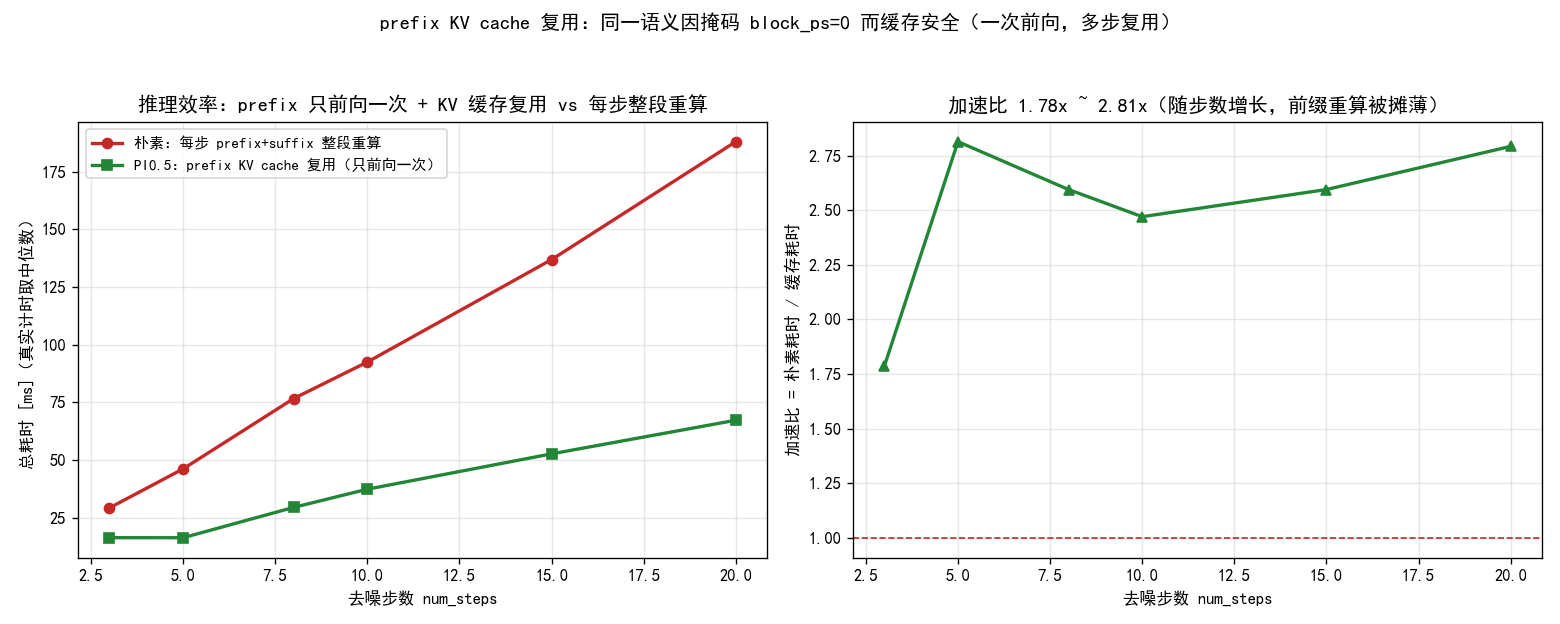

Recreate this plot in Python.
# -*- coding: utf-8 -*-
"""PI0.5 可视化：prefix KV cache 复用 vs 每步重算 —— 推理耗时对照。

【展示特色】prefix KV cache 是 π0.5 推理实时性的关键工程点：同一份 prefix 语义
             在去噪各步完全不变，因此可以「只前向一次、逐层缓存 K/V、之后每步
             复用」，从而省掉 (num_steps-1) 次 prefix 前向计算。
【展示思路】用「有缓存 vs 朴素每步重算」两种推理策略做 before/after 对照：
             相同模型、相同输入、相同去噪步数，只差 prefix 是否被缓存。
【如何展示】真实跑小型可 CPU 运行的 Pi05FaithfulPolicyModel，对去噪步数
             num_steps∈{3,5,8,10,15,20} 各重复计时取中位数，画两条
             耗时曲线 + 加速比曲线（真实计时，非手工拟合）。

生成一张图 plot_kvcache.png（两个子图）：
   1. 左：耗时 vs 去噪步数 —— 朴素（每步 prefix+suffix 整段重算）vs PI0.5
      （prefix 只前向一次 + KV 缓存复用，之后每步只对 suffix 增量前向）。
   2. 右：加速比 = 朴素耗时 / 缓存耗时 —— 随步数增长，前缀重算被摊薄。

数据来源：真实跑本项目的 Pi05FaithfulPolicyModel 前向（torch.no_grad + 计时）。
"""
from __future__ import annotations

import time

import matplotlib
matplotlib.use("Agg")
import matplotlib.pyplot as plt
import numpy as np
import torch

from _shared import OUT, setup_fonts, build_model, make_config, C_STD, C_NEW  # noqa: E402
from models.vla.core.diffusion import flow_matching_scheduler  # noqa: E402

setup_fonts()


def _bench(steps: int, num_reps: int = 5) -> tuple:
    """对给定去噪步数，返回 (t_cache_ms, t_naive_ms) 中位数（真实计时）。"""
    torch.manual_seed(0)
    model = build_model()
    cfg = make_config()
    img = torch.randn(1, 3, cfg.image_size, cfg.image_size)
    txt = torch.randint(0, cfg.vocab_size, (1, 6))

    x_t0 = torch.randn(1, cfg.action_horizon, cfg.action_dim)
    timesteps, dt = flow_matching_scheduler(steps)

    times_c, times_n = [], []
    with torch.no_grad():
        pd = model.encode_prefix(img, txt, None)
        ptok, pmask = pd["prefix_tokens"], pd["prefix_mask"]
        pl = ptok.shape[1]
        slen = cfg.action_horizon
        suffix_mask = torch.ones(1, slen, dtype=torch.bool)
        # suffix-only 掩码（B, slen, slen），缓存 prefix 自动全可见
        smask = suffix_mask.unsqueeze(2) & suffix_mask.unsqueeze(1)

        for _ in range(num_reps):
            # A：复用 prefix KV cache —— 第 0 步的 1 次 prefix 前向也计入耗时
            #     （对应文档"绿线第 0 步应有向上跳变"，公式 t_cache = T_p + N*T_s）
            t0 = time.perf_counter()
            kv = model.transformer.prefix_forward(ptok)
            x_t = x_t0.clone()
            for t in timesteps:
                ts = torch.full((1,), float(t))
                sd = model.embed_suffix(x_t, ts)
                _, sout, _ = model.transformer(
                    None, sd["suffix_tokens"], sd["timestep_cond"], smask, kv_cache=kv)
                v_t = model.action_out_proj(sout)
                x_t = x_t + dt * v_t
            times_c.append(time.perf_counter() - t0)

            # B：朴素 —— 每步重新拼接 prefix+suffix 整段重算
            t0 = time.perf_counter()
            x_t = x_t0.clone()
            for t in timesteps:
                ts = torch.full((1,), float(t))
                sd = model.embed_suffix(x_t, ts)
                stok = sd["suffix_tokens"]
                from models.vla.pi05_faithful.modules.dual_expert_attention import make_attn_mask
                mask = make_attn_mask(pmask, suffix_mask, pl, slen)
                pout, sout, _ = model.transformer(ptok, stok, sd["timestep_cond"], mask)
                v_t = model.action_out_proj(sout)
                x_t = x_t + dt * v_t
            times_n.append(time.perf_counter() - t0)

    return (np.median(times_c) * 1e3, np.median(times_n) * 1e3)


def main() -> None:
    step_list = [3, 5, 8, 10, 15, 20]
    tc, tn = [], []
    for s in step_list:
        a, b = _bench(s)
        tc.append(a); tn.append(b)
        print(f"  steps={s:2d}: cache={a:7.2f}ms  naive={b:7.2f}ms  speedup={b / a:.2f}x")

    fig, axes = plt.subplots(1, 2, figsize=(13, 5.2))
    ax = axes[0]
    ax.plot(step_list, tn, "o-", color=C_STD, lw=2, label="朴素：每步 prefix+suffix 整段重算")
    ax.plot(step_list, tc, "s-", color=C_NEW, lw=2, label="PI0.5：prefix KV cache 复用（只前向一次）")
    ax.set_xlabel("去噪步数 num_steps")
    ax.set_ylabel("总耗时 [ms]（真实计时取中位数）")
    ax.set_title("推理效率：prefix 只前向一次 + KV 缓存复用 vs 每步整段重算")
    ax.legend(fontsize=9)
    ax.grid(alpha=0.3)

    ax2 = axes[1]
    ratio = [n / c for n, c in zip(tn, tc)]
    ax2.plot(step_list, ratio, "^-", color=C_NEW, lw=2)
    ax2.axhline(1.0, color=C_STD, lw=1, ls="--")
    ax2.set_xlabel("去噪步数 num_steps")
    ax2.set_ylabel("加速比 = 朴素耗时 / 缓存耗时")
    ax2.set_title(f"加速比 {min(ratio):.2f}x ~ {max(ratio):.2f}x（随步数增长，前缀重算被摊薄）")
    ax2.grid(alpha=0.3)

    fig.suptitle("prefix KV cache 复用：同一语义因掩码 block_ps=0 而缓存安全（一次前向，多步复用）")
    fig.tight_layout(rect=(0, 0, 1, 0.94))
    fig.savefig(OUT / "plot_kvcache.png", dpi=120)
    plt.close(fig)
    print("已生成", OUT / "plot_kvcache.png")
    print(f"  speedup 范围=[{min(ratio):.2f}x, {max(ratio):.2f}x]")


if __name__ == "__main__":
    main()
